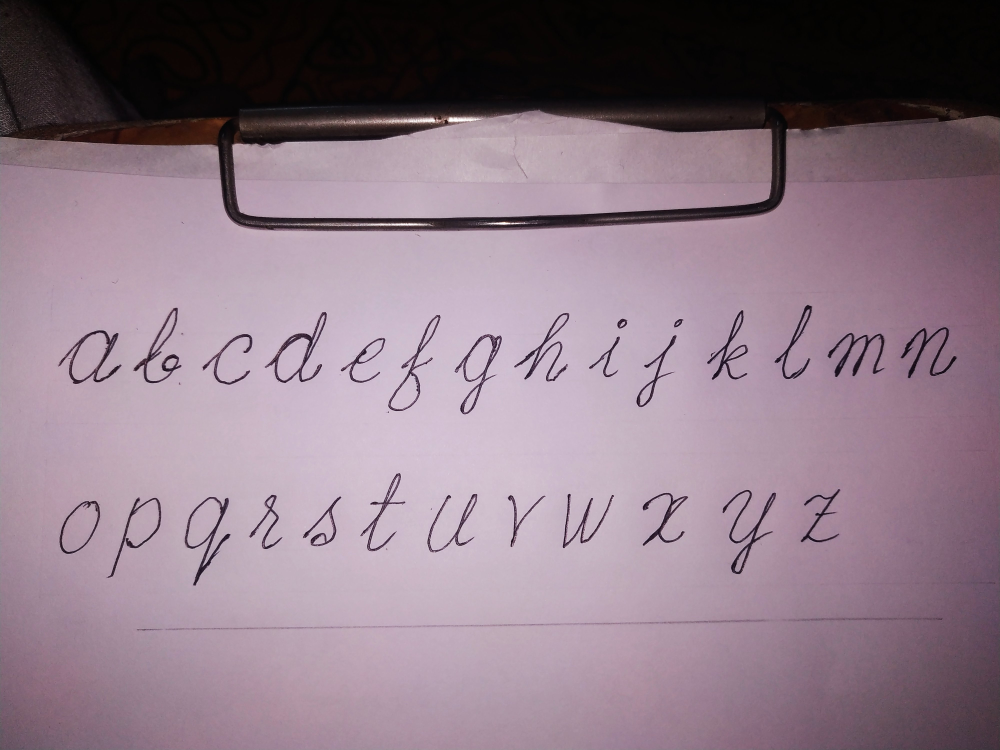
#> input picture a2z.jpg, 4000 x 3000 px (shown at 1/4 size); its folder holds 4 pictures in this run
$ python resize_font.py
#> lines starting #> are read from the running program, lines starting #| are printed output that depends on the picture
from PIL import Image
import os, glob

A4_size = 1654, 2338
os.chdir("fonts/satyaki")
for file in glob.glob("*.jpg"):
    im = Image.open(file)
#> im is the input picture: PIL image 4000x3000 RGB; mean R, G, B 141.5, 121.6, 134.7
            #px = im.load()
    new_size = 21, 55
    im2 = im.resize(new_size)
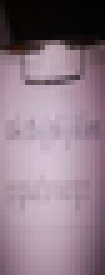
#> im2: PIL image 21x55 RGB (shown 5 times larger); mean R, G, B 141.6, 121.7, 134.8
    #im2.show()
    im2.save("/home/satyaki/Dropbox/work/py/image_assignment/fonts/satyaki/resized/" + file)
#> pass 2 of the loop `for file in glob.glob("*.jpg"):`:
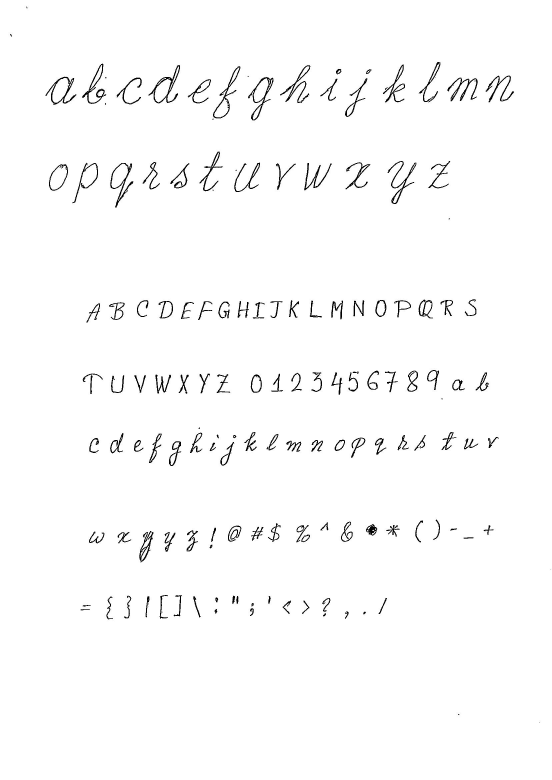
#> input picture all.jpg, 1654 x 2338 px (shown at 1/3 size)
#> im is the input picture: PIL image 1654x2338 L; min 0, max 255, mean 250.5
#> `im2 = im.resize(new_size)`:
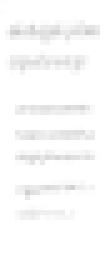
#> im2: PIL image 21x55 L (shown 5 times larger); min 205, max 255, mean 250.4
#> pass 3 of the loop `for file in glob.glob("*.jpg"):`:
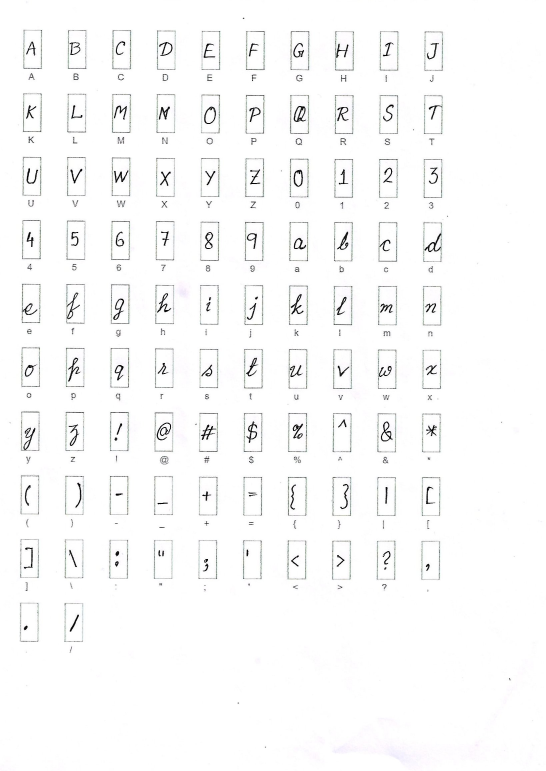
#> input picture font.jpg, 1636 x 2313 px (shown at 1/3 size)
#> im is the input picture: PIL image 1636x2313 RGB; mean R, G, B 249.7, 249.8, 249.8
#> `im2 = im.resize(new_size)`:
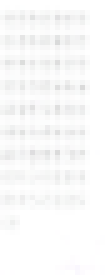
#> im2: PIL image 21x55 RGB (shown 5 times larger); mean R, G, B 249.6, 249.8, 249.8
#> the loop made 4 passes; the first 3 are shown
